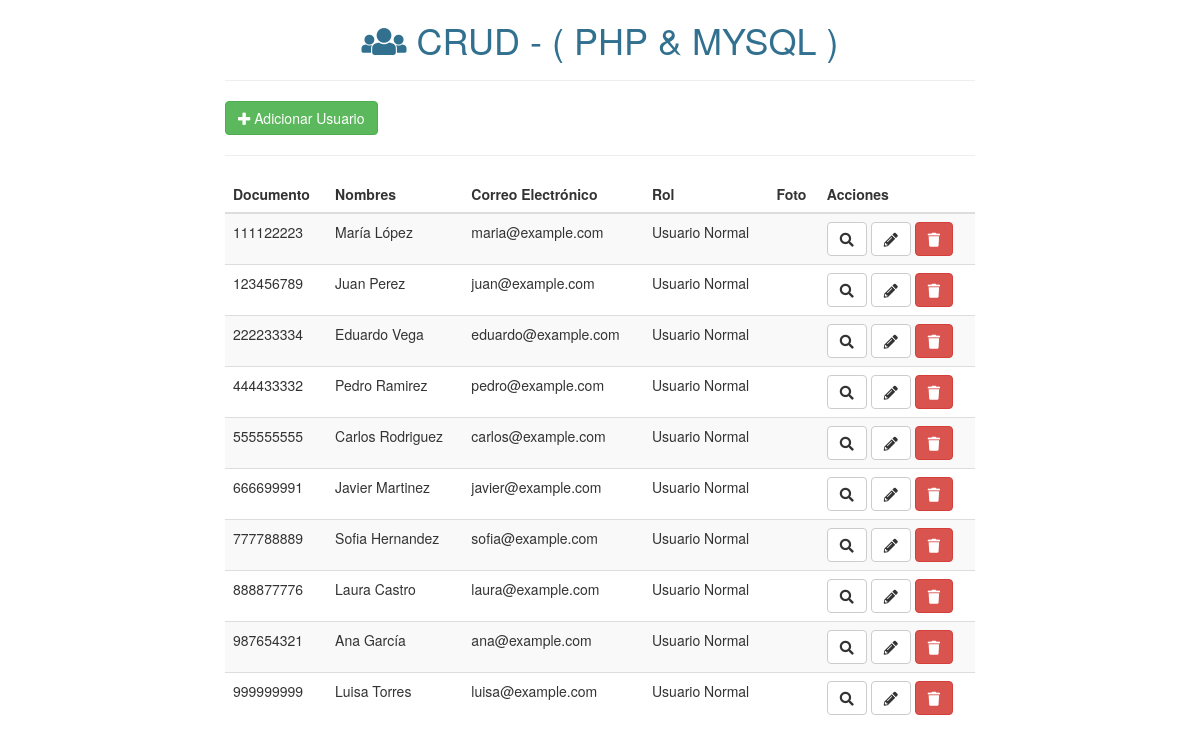
The page / on the database its author committed.
### tables this page shows
CREATE TABLE IF NOT EXISTS `usuarios` (
  `documento` int(11) NOT NULL,
  `nombres` varchar(35) DEFAULT NULL,
  `correo` varchar(45) DEFAULT NULL,
  `clave` varchar(20) DEFAULT NULL,
  `telefono` varchar(12) DEFAULT NULL,
  `ciudad` varchar(20) DEFAULT NULL,
  `foto` longblob DEFAULT NULL,
  `genero` varchar(10) DEFAULT NULL,
  `rol` varchar(29) DEFAULT NULL,
  PRIMARY KEY (`documento`)
);

### index.php (the view, shortened to what this page needs)
<!DOCTYPE html>
<html lang="es">
<head>
    <link rel="stylesheet" href="public/css/bootstrap.min.css">
    <link rel="stylesheet" href="public/css/fontawesome-all.min.css">
</head>
<body>
    <div class="container">
        <div class="row">
            <div class="col-md-8 col-md-offset-2">
                <h1 class="text-center text-info"> <i class="fa fa-users"></i> CRUD - ( PHP & MYSQL ) </h1>
                <hr>
                <?php include 'config/connect.php'; ?>
                <?php
                $sql     = "SELECT * FROM usuarios";
                $results = mysqli_query($conn, $sql);
                ?>
                <a href="users/create.php" class="btn btn-success">
                    <i class="fa fa-plus"></i> Adicionar Usuario
                </a>
                <hr>
                <table class="table table-striped table-hover">
                    <thead>
                        <tr>
                            <th> Documento </th>
                            <th> Nombres </th>
                            <th class="hidden-xs"> Correo Electrónico </th>
                            <th class="hidden-xs"> Rol </th>
                            <th class="hidden-xs"> Foto </th>
                            <th> Acciones </th>
                        </tr>
                    </thead>
                    <tbody>
                        <?php while ($row = mysqli_fetch_array($results)) { ?>
                            <tr>
                                <td> <?php echo $row['documento'] ?> </td>
                                <td> <?php echo $row['nombres'] ?> </td>
                                <td class="hidden-xs"> <?php echo $row['correo'] ?> </td>
                                <td class="hidden-xs"> <?php echo $row['rol'] ?> </td>
                                <td class="hidden-xs"> <img src="<?php echo $row['foto'] ?>" width="40px"> </td>
                                <td>
                                    <a href="users/show.php?id=<?php echo $row['documento'] ?>" class="btn btn-default"> <i class="fa fa-search"></i> </a>
                                    <a href="users/edit.php?id=<?php echo $row['documento'] ?>" class="btn btn-default"> <i class="fa fa-pencil-alt"></i> </a>
                                    <a href="javascript:;" class="btn btn-danger btn-delete" data-id="<?php echo $row['documento'] ?>"> <i class="fa fa-trash"></i> </a>
                                </td>
                            </tr>
                        <?php } ?>
                    </tbody>
                </table>
            </div>
        </div>
    </div>
</body>
</html>

### rows shown on the page
usuarios: documento "111122223", nombres "María López", correo "maria@example.com", rol "Usuario Normal"
usuarios: documento "123456789", nombres "Juan Perez", correo "juan@example.com", rol "Usuario Normal"
usuarios: documento "222233334", nombres "Eduardo Vega", correo "eduardo@example.com", rol "Usuario Normal"
usuarios: documento "444433332", nombres "Pedro Ramirez", correo "pedro@example.com", rol "Usuario Normal"
usuarios: documento "555555555", nombres "Carlos Rodriguez", correo "carlos@example.com", rol "Usuario Normal"
usuarios: documento "666699991", nombres "Javier Martinez", correo "javier@example.com", rol "Usuario Normal"
usuarios: documento "777788889", nombres "Sofia Hernandez", correo "sofia@example.com", rol "Usuario Normal"
usuarios: documento "888877776", nombres "Laura Castro", correo "laura@example.com", rol "Usuario Normal"
usuarios: documento "987654321", nombres "Ana García", correo "ana@example.com", rol "Usuario Normal"
usuarios: documento "999999999", nombres "Luisa Torres", correo "luisa@example.com", rol "Usuario Normal"
